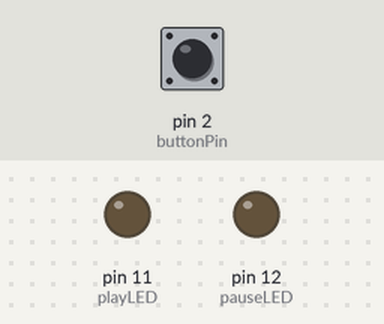
Simulated run of this sketch. Board: Arduino Uno, built with avr-gcc and run on an emulated ATmega328P. On the bench: output pins drawn as LEDs (lit = HIGH). Inputs (shaded band) come from the test bench; at power-on: pin 2 (buttonPin) LOW.

Above: at 1.2 s.
1.3 s: pin 2 (buttonPin) pulled HIGH for 0.15 s
At 2.0 s:
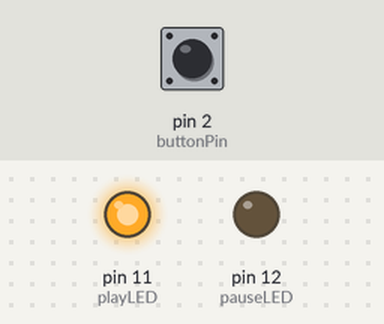
2.9 s: pin 2 (buttonPin) pulled HIGH for 1 s
At 3.3 s:
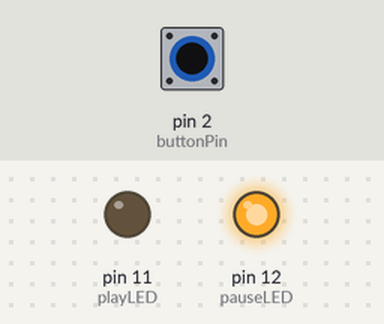
5.4 s: pin 2 (buttonPin) pulled HIGH for 3.2 s
At 6.4 s:
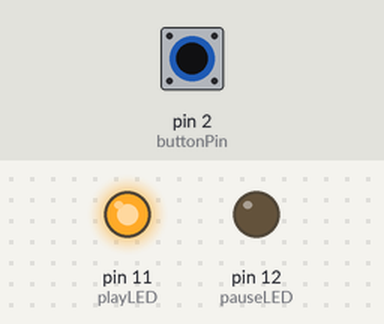
Timing chart, 0 to 8.4 s (numbered marks = the images above; inputs shaded):
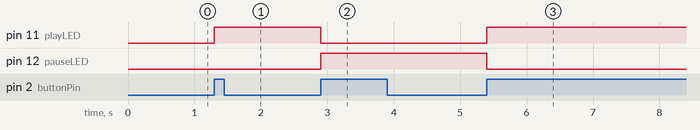

Measured:
- after the input at 1.3 s, pin 11 (playLED): LOW → HIGH at once
- after the input at 2.9 s, pin 11 (playLED): HIGH → LOW at once; pin 12 (pauseLED): LOW → HIGH at once
- after the input at 5.4 s, pin 11 (playLED): LOW → HIGH at once; pin 12 (pauseLED): HIGH → LOW at once

The sketch:

IntervalTimer.ino
```cpp
//Constants
const int buttonPin = 2;
const int playLED = 11;
const int pauseLED = 12;


//Vars that will change
int buttonPushCounter = 0;
int buttonState = 0;
int lastButtonState = 0;
int time1 = 0;
int time2 = 0;
int now = 0;

void setup() {
  pinMode(buttonPin, INPUT);
  pinMode(playLED, OUTPUT);
  pinMode(pauseLED, OUTPUT);
  Serial.begin(9600);
}

void loop() {

  buttonState = digitalRead(buttonPin);
  if (buttonState != lastButtonState) {
    if (buttonState == HIGH) {
      buttonPushCounter++;
    }
  }
  lastButtonState = buttonState;

  if ((buttonPushCounter % 2) == 0 && buttonPushCounter != 0) {
    digitalWrite(playLED, LOW);
    digitalWrite(pauseLED, HIGH);
  }
  if (buttonPushCounter == 0) {
    time1 = millis();
    now = millis();
  }
  if ((buttonPushCounter %2) != 0 && buttonPushCounter > 0) {
    digitalWrite(playLED, HIGH);
    digitalWrite(pauseLED, LOW);

    if (millis() - now > 10) {
      time1 = time1 + (millis() - now);
    }
    time2 = millis()-time1;
    now = millis();
  }

  if (time2 > 90000) {
    buttonPushCounter = 0;
    digitalWrite(playLED, HIGH);
    digitalWrite(pauseLED, HIGH);
  }

}
```
